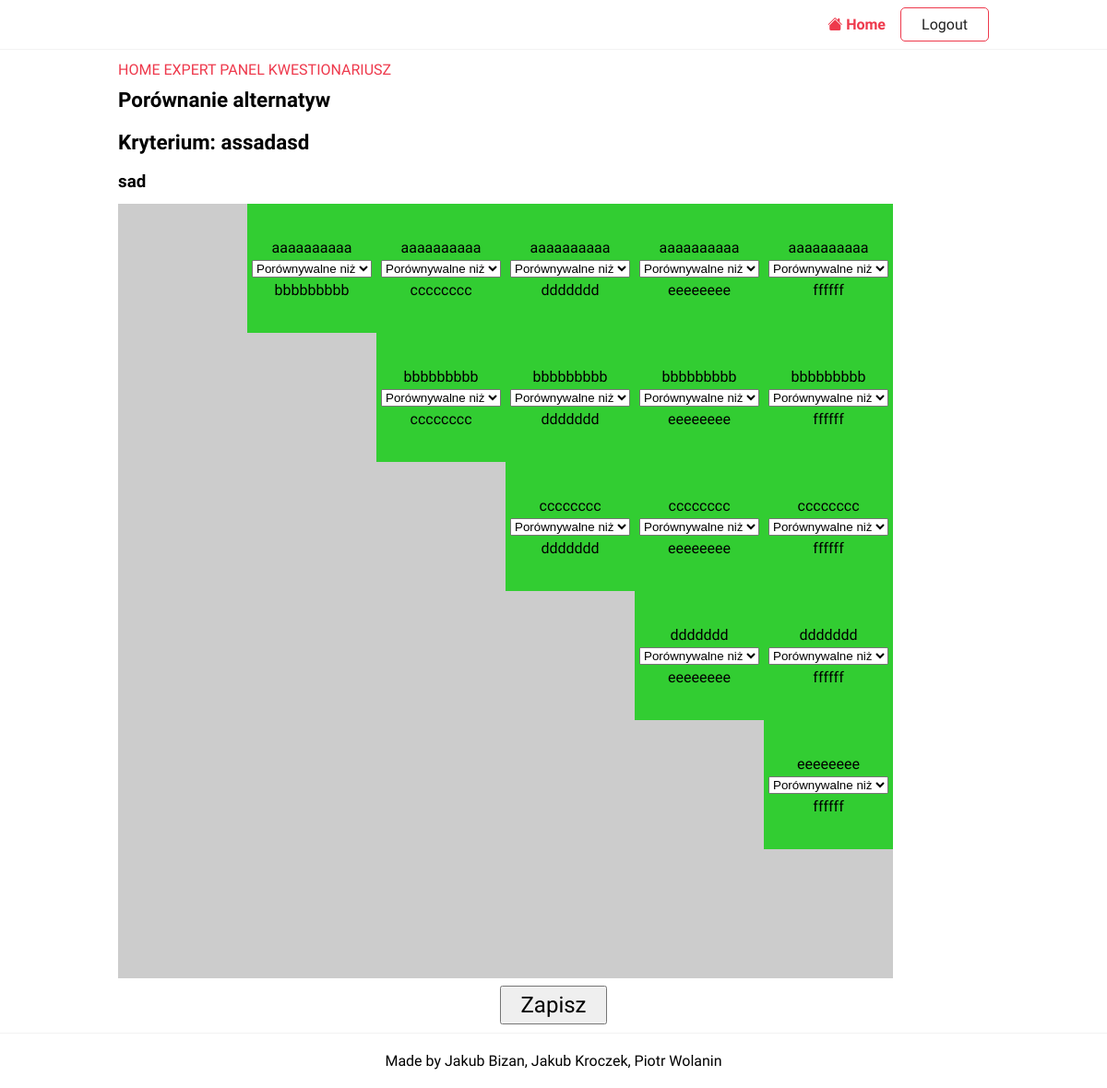
/questionare/5dea5440-9b7/66 (signed in), run on the app's committed database.
### projekt/models/models.py (models this page shows)
class Criterias(m.Model):
    parent_criterion = m.ForeignKey('self', blank=True, null=True, related_name='children', on_delete=m.CASCADE)
    name = m.CharField(max_length=50)
    description = m.CharField(max_length=150)

class Alternatives(m.Model):
    name = m.CharField(max_length=30)
    description = m.CharField(max_length=150)

### projekt/views/expert/index.py (the view, shortened to what this page needs)
# urls.py: path('questionare/<url>/<pk>', QuestionareCriteriumView.as_view(), name='questionare-criterium'),
class QuestionareCriteriumView(LoginRequiredMixin,FormView):
    template_name = 'projekt/questionare_criterium.html'
    form_class = AlternativeDecisionForm
    def setup(self, request, *args, **kwargs):
        super().setup(request, *args, **kwargs)
        self.scenario = DecisionScenarios.objects.get(url=self.kwargs['url'])
        self.model = Models.objects.get(decisionscenarios=self.scenario)
        self.criterium = Criterias.objects.get(pk=self.kwargs['pk'])
        self.children = Criterias.objects.filter(parent_criterion=self.criterium)
    def get_form_kwargs(self):
        kwargs = super().get_form_kwargs()
        if len(self.children) == 0:
            alternatives = Alternatives.objects.filter(
                modelalternatives__modelID__decisionscenarios=self.scenario)
            kwargs.update({
                "model": self.model,
                "criterias": alternatives.values(),
                "user": self.request.user,
                "parent": self.criterium
            })
            return kwargs
    def get_context_data(self, **kwargs):
        context = super().get_context_data(**kwargs)
        context['criterium'] = self.criterium
        if len(self.children) == 0:
            context['alternatives'] = Alternatives.objects.filter(modelalternatives__modelID__decisionscenarios=self.scenario)
        else:
            context['criterions'] = self.children
        context['url'] = self.kwargs['url']
        return context

### projekt/forms/forms.py (called while the page is built)
    def _get_field_name(self, id1,id2):
        return "_" + str(id1['id']) + "-" + str(id2['id'])

### projekt/templatetags/index.py (called while the page is built)
@register.filter(name='lookup')
def lookup(value, arg):
    return value[arg]

@register.filter(name='make_id')
def make_id(id1, id2):
    return f"_{id1}-{id2}"

### templates/projekt/questionare_criterium.html (shortened to what this page needs)
{%extends 'base.html'%}
{% load static %}
{% block header %}
    <link rel="stylesheet" href="{% static 'css/questionare.css' %}">
{% endblock header %}
{%block content%}
<div>
    <a href={% url 'index'%}>HOME</a>
    <a href={% url 'expert-panel'%}>EXPERT PANEL</a>
    <a href={% url 'questionare' url %}>KWESTIONARIUSZ</a>
</div>
    <form  method="post">
        {% if criterions %}
            <h2>Porównanie podkryteriów</h2>
            <h2>Kryterium: <b>{{ criterium.name }}</b></h2>
            <h3>{{ criterium.description }}</h3>
            {% include 'projekt/decision_grid.html' with alternatives=criterions form=form %}
        {% else %}
            <h2>Porównanie alternatyw</h2>
            <h2>Kryterium: <b>{{ criterium.name }}</b></h2>
            <h3>{{ criterium.description }}</h3>
            {% include 'projekt/decision_grid.html' with alternatives=alternatives form=form %}
        {% endif %}
        <input style="padding: 5px 20px; font-size: 24px; display: block; margin: 0 auto;" type="submit" value="Zapisz">
    </form>
{%endblock content%}

### templates/projekt/decision_grid.html
{% load index %}
<div class="decision-grid" style="display: grid; grid-template-columns: repeat({{ alternatives|length }},140px);">
    {% for alt1 in alternatives %}
        {% for alt2 in alternatives %}
            {% if forloop.parentloop.counter0 < forloop.counter0 %}
                <div class="decision-grid-element">
                    <div>
                        <div>{{ alt1.name }}</div>
                        {% with alt1.id|make_id:alt2.id as field_id %}
                            {{ form|lookup:field_id }}
                        {% endwith %}
                        <div>{{ alt2.name }}</div>
                    </div>
                </div>
            {% else  %}
                <div class="decision-grid-element" style="background-color:#ccc;">
                </div>
            {% endif %}
        {% endfor %}
    {% endfor %}
</div>

### static/projekt/css/style.css (style rules this page uses)
:root { --color-primary: #ee394c; --color-secondary: #86b7fe; --color-light: #f2f2f2; --color-gray: #ced4da; --color-dark: #212121; --color-white: #ffffff; --color-error: #e2442f; --color-warning: #ffc900; --color-info: #02a2b9; --color-success: #1ba345; --color-input: #00d1b2; --border-radius: 5px; }
* { margin: 0; padding: 0; box-sizing: border-box; text-rendering: optimizeLegibility; }
html, body { height: 100%; }
input, button, textarea { font: inherit; }
body { font-family: 'Dosis', sans-serif; font-size: 1rem; line-height: 1.7; display: flex; flex-direction: column; }
h2 { font-size: 1.4rem; }
a { color: var(--color-primary); text-decoration: none; }
form > * { display: block; margin-bottom: 0.5rem; }
form > input[type='submit'], form > button { margin: 1rem 0; }

### projekt/static/css/style.css (style rules this page uses)
:root { --color-primary: #ee394c; --color-secondary: #86b7fe; --color-light: #f2f2f2; --color-gray: #ced4da; --color-dark: #212121; --color-white: #ffffff; --color-error: #e2442f; --color-warning: #ffc900; --color-info: #02a2b9; --color-success: #1ba345; --color-input: #00d1b2; --border-radius: 5px; }
* { margin: 0; padding: 0; box-sizing: border-box; text-rendering: optimizeLegibility; }
html, body { height: 100%; }
input, button, textarea { font: inherit; }
body { font-family: 'Dosis', sans-serif; font-size: 1rem; line-height: 1.7; display: flex; flex-direction: column; }
h2 { font-size: 1.4rem; }
a { color: var(--color-primary); text-decoration: none; }
form > * { display: block; margin-bottom: 0.5rem; }
form > input[type='submit'], form > button { margin: 1rem 0; }

### projekt/static/css/questionare.css (style rules this page uses)
.decision-grid-element { width: 140px; height: 140px; background-color: yellow; }
.decision-grid-element > div { width:100%; height:100%; display: flex; flex-direction: column; justify-content: center; align-items: center; }
.decision-grid-element > div > div { overflow: hidden; text-overflow: ellipsis; white-space: nowrap; }
.decision-grid-element:has(select.exists) { background-color: limegreen; }

### data on the page
Criterias: name "assadasd", description "sad"
Alternatives: name "aaaaaaaaaa"
Alternatives: name "bbbbbbbbb"
Alternatives: name "cccccccc"
Alternatives: name "ddddddd"
Alternatives: name "eeeeeeee"
Alternatives: name "ffffff"
